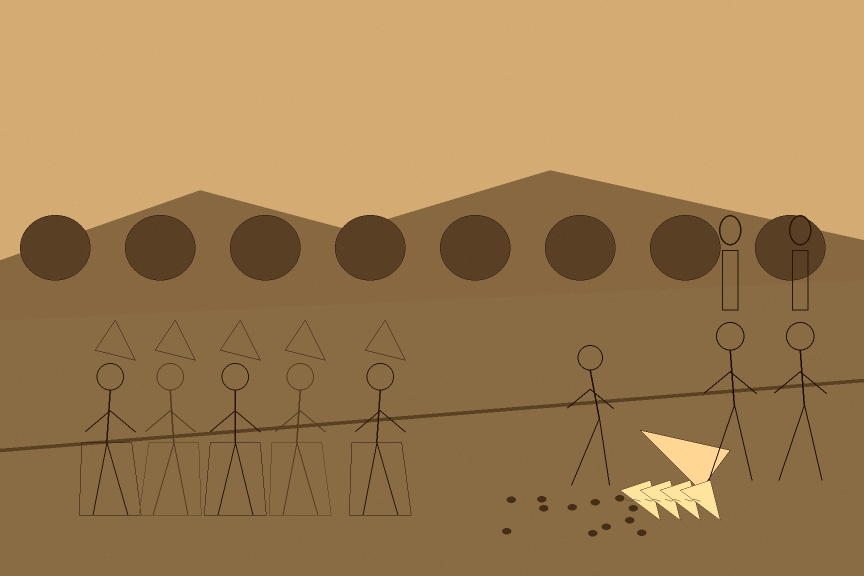
#> input picture chapter-08/panels/02-women-on-the-road.jpg, 1728 x 1152 px (shown at 1/2 size)
$ python -i generate_panels.py   (imports and definitions only)
#> lines starting #> are read from the running program, lines starting #| are printed output that depends on the picture
#> further down, picture is the input picture: PIL image 1728x1152 RGB; mean R, G, B 160.7, 127.4, 82.6
#!/usr/bin/env python3
"""Chapter 08 panels. Idempotent: keep an existing jpg over 80kb."""
from pathlib import Path
from PIL import Image, ImageDraw, ImageFilter, ImageEnhance, ImageOps
import hashlib, random

root = Path(__file__).resolve().parent / "panels"
# [1 line not run here, left out]
NAMES = [
    "01-lough-mask-ledger.jpg",
    "02-women-on-the-road.jpg",
    "03-staff-walk-off.jpg",
    "04-ballinrobe-shutters.jpg",
    "05-league-hall.jpg",
    "06-rain-from-claremorris.jpg",
    "07-turnips-under-escort.jpg",
    "08-ambulance-and-placards.jpg",
]
INK = (42, 34, 24)
RUST = (107, 58, 42)
SOOT = (28, 24, 20)
OCHRE = (176, 148, 96)
PAPER = (237, 228, 212)
MID = (90, 70, 50)


def rng_for(name):
    return random.Random(int(hashlib.md5(name.encode()).hexdigest()[:8], 16))


# [43 lines left out: functions grain, hatch, fig, squiggle, not called in this run]


def grade(im):
    im = im.convert("RGB")
    g = ImageOps.grayscale(im)
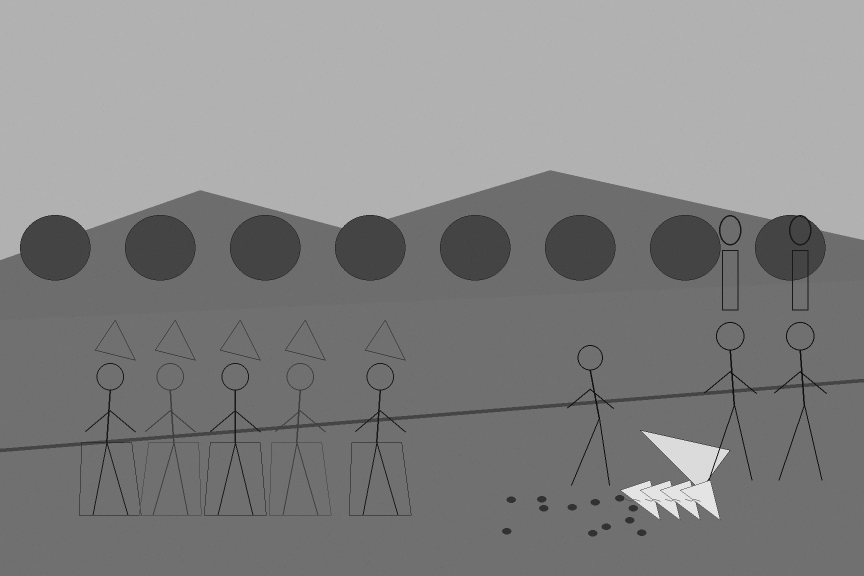
#> g: PIL image 1728x1152 L (shown at 1/2 size); min 4, max 238, mean 132.3
    sep = Image.merge("RGB", (
        g.point(lambda x: min(255, int(x * 1.04 + 18))),
        g.point(lambda x: min(255, int(x * 0.90 + 8))),
        g.point(lambda x: min(255, int(x * 0.68))),
    ))
    return ImageEnhance.Contrast(sep).enhance(1.18)


# [168 lines left out: functions base, scene_ledger, scene_road, scene_walkoff, scene_shutters, scene_hall and 3 more, not called in this run]


SCENES = {
    "01": scene_ledger,
    "02": scene_road,
    "03": scene_walkoff,
    "04": scene_shutters,
    "05": scene_hall,
    "06": scene_rain,
    "07": scene_escort,
    "08": scene_leave,
}


# [15 lines left out: functions synth, main, not called in this run]


# [2 lines not run here, left out]

>>> from PIL import Image
>>> picture = Image.open('panels/02-women-on-the-road.jpg')
>>> result = grade(picture)

$ run again, on chapter-08/panels/04-ballinrobe-shutters.jpg
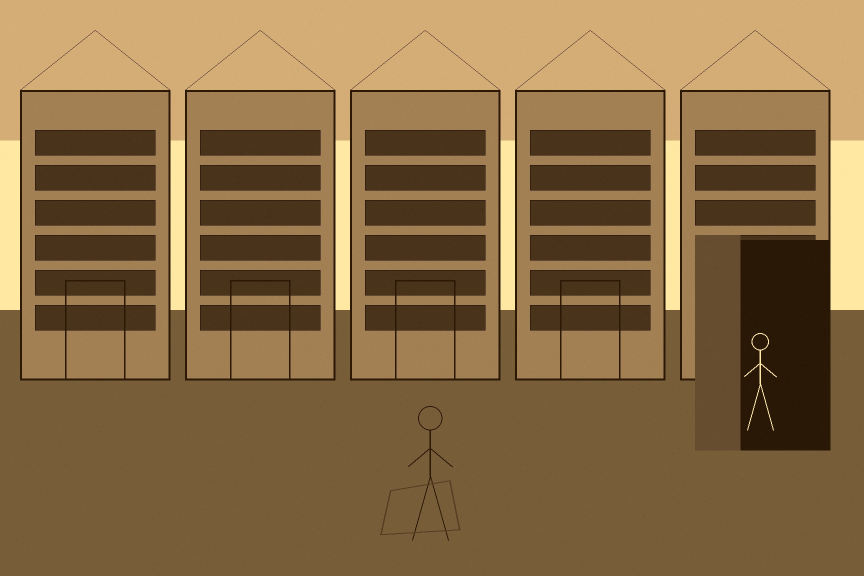
#> input picture chapter-08/panels/04-ballinrobe-shutters.jpg, 1728 x 1152 px (shown at 1/2 size)
#> picture is the input picture: PIL image 1728x1152 RGB; mean R, G, B 136.1, 107.6, 68.2
#> in grade, `g = ImageOps.grayscale(im)`:
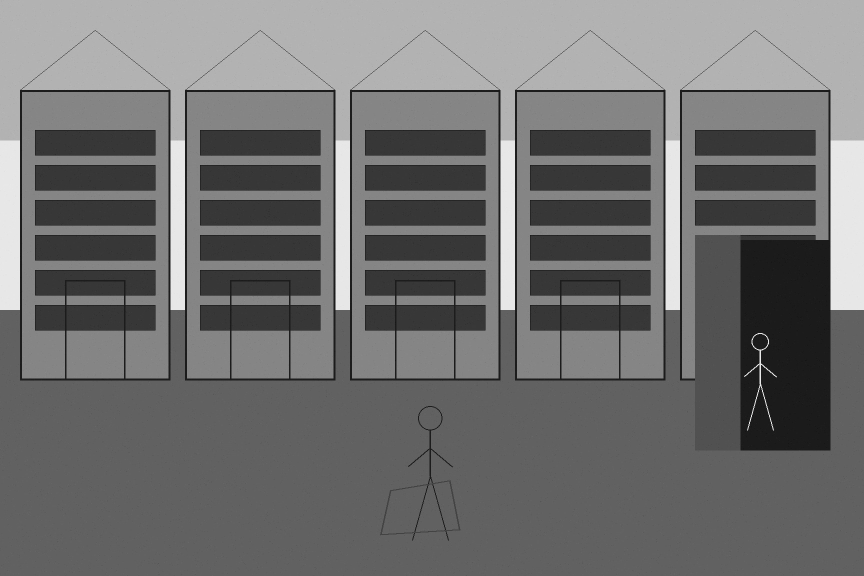
#> g: PIL image 1728x1152 L (shown at 1/2 size); min 6, max 240, mean 111.7
